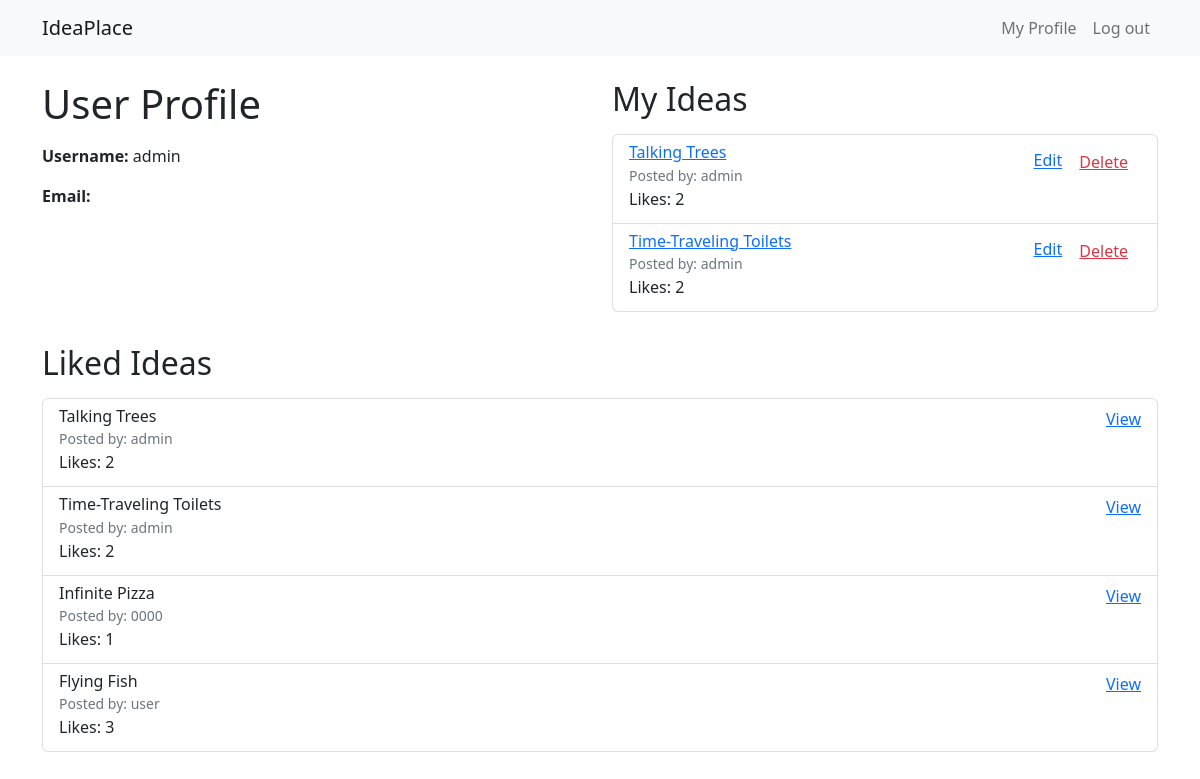
Screenshot of /user/ (signed in) with the database file from the repository.
### ideas/models.py (models this page shows, shortened)
class Idea(models.Model):
    title = models.CharField(max_length=200)
    content = models.TextField()
    user = models.ForeignKey(User, on_delete=models.CASCADE)
    likes = models.ManyToManyField(User, related_name='liked_ideas')
    created_at = models.DateTimeField(auto_now_add=True)
    image = models.ImageField(upload_to='images/', null=True, blank=True)

class Like(models.Model):
    user = models.ForeignKey(User, on_delete=models.CASCADE)
    idea = models.ForeignKey(Idea, on_delete=models.CASCADE)
    created_date = models.DateTimeField(auto_now_add=True)
    class Meta:
        unique_together = ('user', 'idea')

### ideas/views.py (the view)
# urls.py: path('user/', views.user_profile, name='user_profile'),
@login_required
def user_profile(request):
    user = request.user
    ideas = Idea.objects.filter(user=request.user)
    liked_ideas = Like.objects.filter(user=request.user)
    return render(request, 'user_profile.html', {'user': user, 'ideas': ideas, 'liked_ideas': liked_ideas})

### ideas/templates/user_profile.html (shortened to what this page needs)
{% extends 'base.html' %}
{% block content %}
  <div class="row">
    <div class="col-md-6 mb-3">
      <h1 class="mb-3">User Profile</h1>
      <p><strong>Username:</strong> {{ user.username }}</p>
      <p><strong>Email:</strong> {{ user.email }}</p>
    </div>
    <div class="col-md-6 mb-3">
      <h2 class="mb-3">My Ideas</h2>
      {% if ideas %}
        <ul class="list-group mb-3">
          {% for idea in ideas %}
            <li class="list-group-item d-flex justify-content-between lh-condensed">
              <div>
                <h6 class="my-0"><a href="{% url 'idea_detail' pk=idea.pk %}">{{ idea.title }}</a></h6>
                <small class="text-muted">Posted by: {{ idea.user.username }}</small>
                <p class="mb-1">Likes: {{ idea.likes.count }}</p>
              </div>
              <span>
                <a href="{% url 'idea_update' idea.id %}">Edit</a>
                <form action="{% url 'idea_delete' idea.id %}" method="POST" class="d-inline">
                  <button type="submit" class="btn btn-link text-danger">Delete</button>
                </form>
              </span>
            </li>
          {% endfor %}
        </ul>
      {% else %}
        <p>You haven't created any ideas yet.</p>
      {% endif %}
    </div>
  </div>
  <div class="row">
    <div class="col-md-12 mb-3">
      <h2 class="mb-3">Liked Ideas</h2>
      {% if liked_ideas %}
        <ul class="list-group mb-3">
          {% for like in liked_ideas %}
            <li class="list-group-item d-flex justify-content-between lh-condensed">
              <div>
                <h6 class="my-0">{{ like.idea.title }}</h6>
                <small class="text-muted">Posted by: {{ like.idea.user.username }}</small>
                <p class="mb-1">Likes: {{ like.idea.likes.count }}</p>
              </div>
              <span>
                <a href="{% url 'idea_detail' pk=like.idea.pk %}">View</a>
              </span>
            </li>
          {% endfor %}
        </ul>
      {% else %}
        <p>{{ user.username }} has not liked any ideas yet.</p>
      {% endif %}
    </div>
  </div>
{% endblock %}

### ideas/templates/base.html (shortened to what this page needs)
<!DOCTYPE html>
<html lang="en">
<head>
    <link href="https://cdn.jsdelivr.net/npm/bootstrap@5.2.3/dist/css/bootstrap.min.css" rel="stylesheet">
</head>
<body>
<nav class="navbar navbar-expand-lg navbar-light bg-light">
  <div class="container">
    <a class="navbar-brand" href="{% url 'home' %}">IdeaPlace</a>
    <div class="collapse navbar-collapse" id="navbarNav">
      <ul class="navbar-nav ms-auto">
        {% if user.is_authenticated %}
          <li class="nav-item">
            <a class="nav-link" href="{% url 'user_profile' %}">My Profile</a>
          </li>
          <li class="nav-item">
            <a class="nav-link" href="{% url 'logout' %}">Log out</a>
          </li>
        {% endif %}
      </ul>
    </div>
  </div>
</nav>
<div class="container mt-4">
  {% block content %}
  {% endblock %}
</div>
</body>
</html>

### rows the page displays
Idea: title "Talking Trees", user.username "admin", likes.count "2"
Idea: title "Time-Traveling Toilets", user.username "admin", likes.count "2"
Like: idea "Talking Trees", idea.user.username "admin", idea.likes.count "2"
Like: idea "Time-Traveling Toilets", idea.user.username "admin", idea.likes.count "2"
Like: idea "Infinite Pizza", idea.user.username "0000", idea.likes.count "1"
Like: idea "Flying Fish", idea.user.username "user", idea.likes.count "3"

### other values shown
{{ user.username }} "admin"
